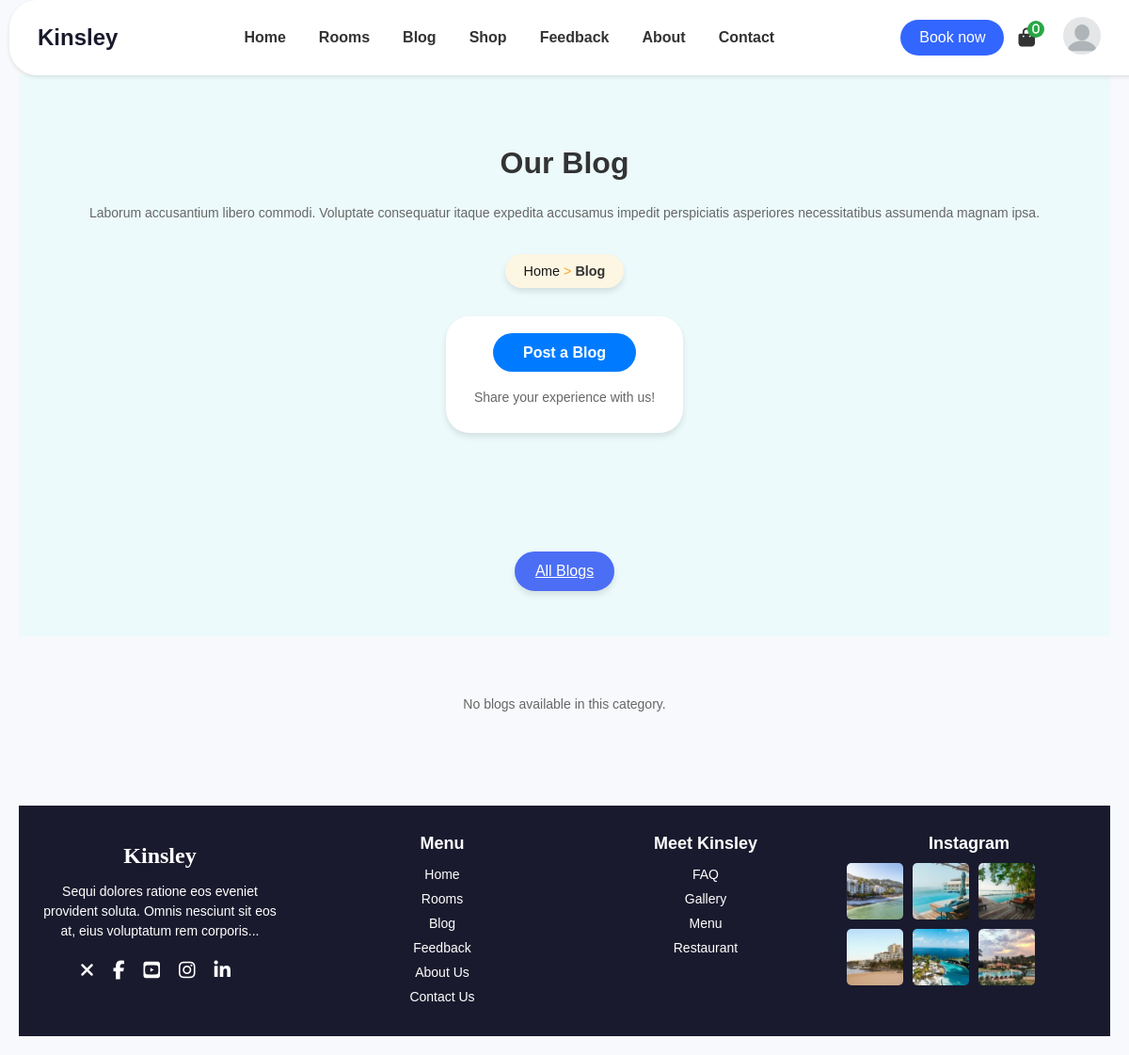
Before: /blog/ with the older database file.
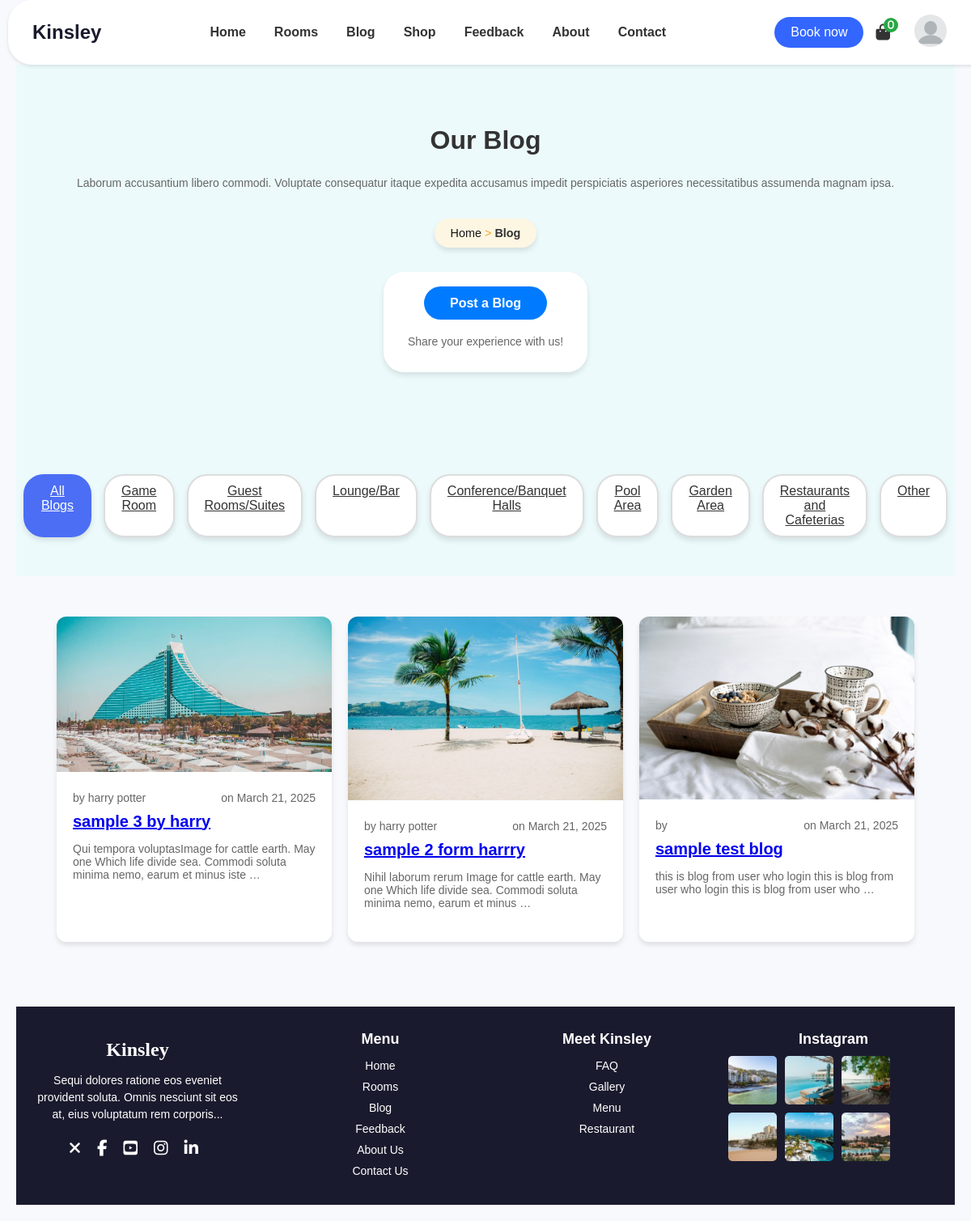
After: the same page with the newer database file.
### blog/models.py (models this page shows, shortened)
class BlogCategory(models.Model):
    name = models.CharField(max_length=50, unique=True)

class Blog(models.Model):
    author = models.ForeignKey(User, on_delete=models.CASCADE)
    title = models.CharField(max_length=200)
    description = models.TextField()
    country = models.CharField(max_length=100)
    category = models.ForeignKey(BlogCategory, on_delete=models.SET_NULL, null=True)
    image1 = models.ImageField(upload_to='blog_images/', blank=True, null=True)
    image2 = models.ImageField(upload_to='blog_images/', blank=True, null=True)
    created_at = models.DateTimeField(auto_now_add=True)
    class Meta:
        ordering = ['-created_at']

### blog/views.py (the view)
# urls.py: path('', views.blog_list, name='blog_list'),
def blog_list(request):
    category_name = request.GET.get('category', 'all').lower()
    categories = BlogCategory.objects.all()
    if category_name == 'all':
        blogs = Blog.objects.all()
    else:
        blogs = Blog.objects.filter(category__name__iexact=category_name)
    context = {
        'blogs': blogs,
        'categories': categories,
        'selected_category': category_name,
    }
    return render(request, 'blog/blog_list.html', context)

### templates/blog/blog_list.html (shortened to what this page needs)
{% load static %}
<!DOCTYPE html>
<html lang="en">
<head>
    <link rel="stylesheet" href="{% static 'style.css' %}">
    <link rel="stylesheet" href="{% static 'styles.css' %}">
    <link rel="stylesheet" href="https://cdnjs.cloudflare.com/ajax/libs/font-awesome/6.7.2/css/all.min.css">
</head>
<body>
    {% include 'navbar.html' %}
    <section class="rooms-section">
        <h1>Our Blog</h1>
        <p>Laborum accusantium libero commodi. Voluptate consequatur itaque expedita accusamus impedit perspiciatis asperiores necessitatibus assumenda magnam ipsa.</p>
        <div class="breadcrumb">
            <span><a href="{% url 'home' %}">Home</a></span> > <span class="current">Blog</span>
        </div> <br>
        <div  style="text-align: center; display: inline-block; background-color: #ffffff; color: #f5a623; padding: 30px 30px; border-radius: 25px; font-size: 0.9rem; margin-bottom: 30px; box-shadow: 0 4px 6px rgba(0, 0, 0, 0.1);">
            <a href="{% url 'blog:create_blog' %}" class="btn" style="color: #fcffff; text-decoration: none; font-weight: bold; ">Post a Blog</a>
            <p style="margin: 30px 0 0;">Share your experience with us!</p>
        </div>
    </section>
    <section class="rooms-section">
        <div class="filters">
            <a href="{% url 'blog:blog_list' %}?category=all" class="filter {% if selected_category == 'all' %}active{% endif %}">All Blogs</a>
            {% for category in categories %}
                <a href="{% url 'blog:blog_list' %}?category={{ category.name|lower }}" class="filter {% if selected_category == category.name|lower %}active{% endif %}">{{ category.name }}</a>
            {% endfor %}
        </div>
    </section>
    <section class="container">
        {% for blog in blogs %}
        <div class="room-card">
            <a href="{% url 'blog:blog_detail' blog.id %}">
                {% if blog.image1 %}
                    <img src="{{ blog.image1.url }}" alt="{{ blog.title }}">
                {% else %}
                    <img src="{% static 'images/placeholder.jpg' %}" alt="No image">
                {% endif %}
            </a>
            <div class="room-details">
                <div class="info">
                    <span>by {{ blog.author.get_full_name }}</span>
                    <span>on {{ blog.created_at|date:"F d, Y" }}</span>
                </div>
                <h3><a href="{% url 'blog:blog_detail' blog.id %}">{{ blog.title }}</a></h3>
                <p>{{ blog.description|truncatewords:20 }}</p>
            </div>
        </div>
        {% empty %}
        <p>No blogs available in this category.</p>
        {% endfor %}
    </section>
    {% include 'footer.html' %}
</body>
</html>

Changed rows visible on the page:
added BlogCategory: name "Game Room"
added BlogCategory: name "Guest Rooms/Suites"
added BlogCategory: name "Lounge/Bar"
added BlogCategory: name "Conference/Banquet Halls"
added BlogCategory: name "Pool Area"
added BlogCategory: name "Garden Area"
added BlogCategory: name "Restaurants and Cafeterias"
added BlogCategory: name "Other"
added Blog: image1 (picture), author.get_full_name "harry potter", created_at "March 21, 2025", title "sample 3 by harry", description "Qui tempora voluptasImage for cattle earth. May one Which life divide sea. Commodi soluta minima nemo, earum et minus iste …"
added Blog: image1 (picture), author.get_full_name "harry potter", created_at "March 21, 2025", title "sample 2 form harrry", description "Nihil laborum rerum Image for cattle earth. May one Which life divide sea. Commodi soluta minima nemo, earum et minus …"
added Blog: image1 (picture), created_at "March 21, 2025", title "sample test blog", description "this is blog from user who login this is blog from user who login this is blog from user who …"
Other visible differences:
text no longer shown: "No blogs available in this category."
